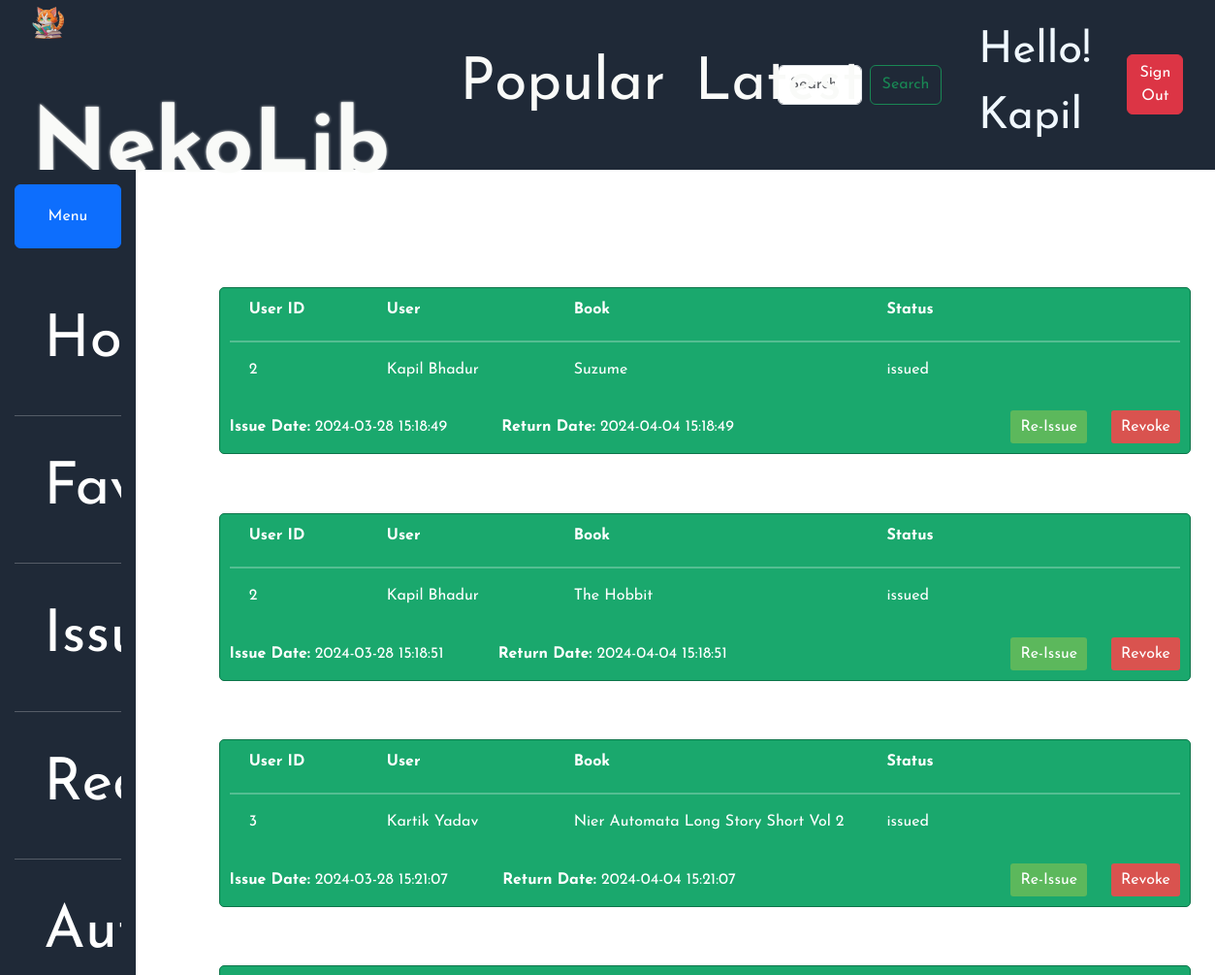
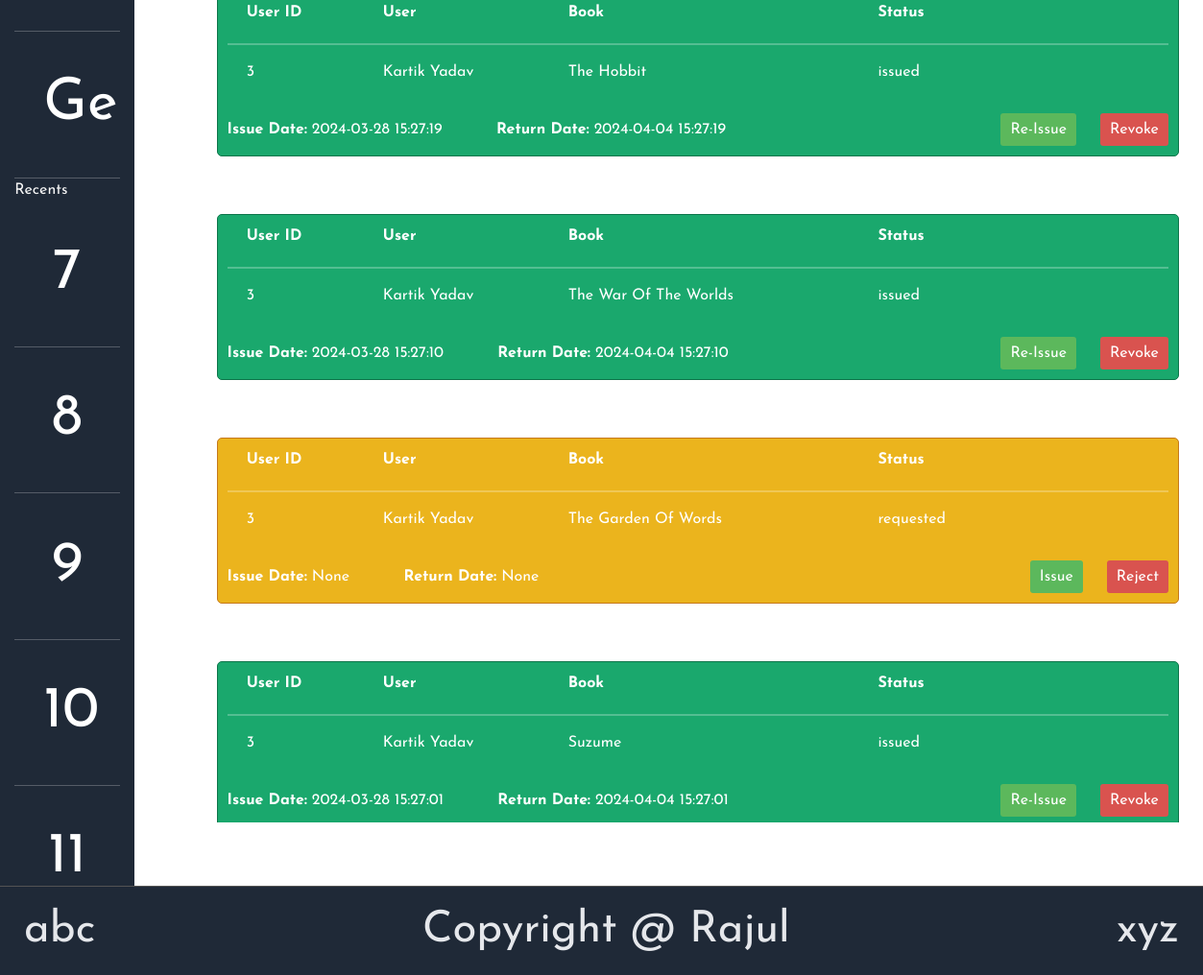
/requests (signed in), run on the app's committed database (2 pictures, top to bottom).
### models.py (models this page shows)
class User(db.Model):
    __tablename__ = "user"
    id = db.Column(db.Integer(),primary_key = True)
    firstname = db.Column(db.String(),nullable = False)
    lastname = db.Column(db.String())
    email = db.Column(db.String(),nullable = False, unique = True)
    password = db.Column(db.String(),nullable = False)
    type = db.Column(db.String(),nullable = False)
    favorites = db.relationship('Book',secondary='favorite',backref='likers')
    issues = db.relationship('Book',secondary='issue',backref='issued_by')

class Issue(db.Model):
    __tablname__="issue"
    id = db.Column(db.Integer(),primary_key = True)
    book_id = db.Column(db.Integer(),db.ForeignKey('book.id'),nullable=False)
    user_id = db.Column(db.Integer(),db.ForeignKey('user.id'),nullable=False)
    request_date = db.Column(db.DateTime(),nullable = False, default = db.func.current_timestamp())
    issue_date = db.Column(db.DateTime(),nullable = True)
    return_date = db.Column(db.DateTime(),nullable = True)
    issue_period = db.Column(db.Integer(),nullable = True)
    status = db.Column(db.String(),nullable = False,default = 'requested')

class Book(db.Model):
    __tablename__="book"
    id = db.Column(db.Integer(),primary_key = True)
    name = db.Column(db.String(),nullable = False)
    content = db.Column(db.String())
    description = db.Column(db.String(),nullable = False )
    genres = db.relationship('Genre',secondary = 'book_genre',backref = 'books')

### app.py (the view)
@app.route('/requests')
@login_required
@is_user("librarian")
def requestsHandler():
    user = User.query.filter_by(id = session["userID"]).first()
    if request.method == "GET":
        issueRequests = Issue.query.all()
        allUsers = User.query.all()
        allBooks = Book.query.all()
        users = {}
        books = {}
        for user in allUsers:
            users[user.id] = user
        for book in allBooks:
            books[book.id] = book
        issueMsg = session.pop('issueMsg',None)
        deleteMsg = session.pop('deleteMsg',None)
        return render_template('issueHandler.html',user=user,issueRequests=issueRequests,users=users,books=books,issueMsg=issueMsg,deleteMsg=deleteMsg)

### utility.py (called while the page is built)
def login_required(f):
    @wraps(f)
    def wrapper(*args,**kwargs):
        if "userID" in session:
            return f(*args,**kwargs)
        else:
            return redirect(url_for('index'))
    return wrapper

def is_user(expectedType):
    def decorator(f):
        @wraps(f)
        def wrapper(*args,**kwargs):
            if "userID" in session:
                if session["userType"] == expectedType:
                    return f(*args,**kwargs)
            return redirect(url_for('index'))
        return wrapper
    return decorator

### templates/issueHandler.html (shortened to what this page needs)
{% extends "librarian-dashboard.html" %}
{% block dashboardHead %}
    <link href="../static/styles/issue-handler.css" rel="stylesheet">
    <link href="../static/styles/librarian-dashboard.css" rel="stylesheet">
{% endblock %}
{% block rightContent %}
    <div class="book-container">
        <div class="issue-handler-page">
        {% for issueRequest in issueRequests %}
            {% if issueRequest.status == "requested" %}
            <div class="issue-card requested">
                <div class="issue-card-row">
                    <div class="issue-card-header" style="width: 18%;">User ID</div>
                    <div class="issue-card-header" style="width: 27%;">User</div>
                    <div class="issue-card-header">Book</div>
                    <div class="issue-card-header">Status</div>
                </div>
                <hr style="border: 1px solid white;">
                <div class="issue-card-row">
                    <div class="issue-card-content" style="width: 18%;">{{users[issueRequest.user_id].id}}</div>
                    <div class="issue-card-content" style="width: 27%;">{{users[issueRequest.user_id].firstname + " " + users[issueRequest.user_id].lastname}}</div>
                    <div class="issue-card-content">{{books[issueRequest.book_id].name}}</div>
                    <div class="issue-card-content">{{issueRequest.status}}</div>
                </div>
                <div class="footer">
                    <div class="date-container">
                        <span class="dates"><strong>Issue Date:</strong> {{ issueRequest.issue_date }}</span>
                        <span class="dates"><strong>Return Date:</strong> {{ issueRequest.return_date }}</span>
                    </div>
                    <div class="button-container">
                        <a href="{{url_for('requestProcessor',issueID=issueRequest.id,action='issue')}}" class="button tick-button">Issue</a>
                        <a href="{{url_for('requestProcessor',issueID=issueRequest.id,action='reject')}}" class="button cross-button">Reject</a>
                    </div>
                </div>
            </div>
            {% elif issueRequest.status == "issued" %}
            <div class="issue-card issued">
                <div class="issue-card-row">
                    <div class="issue-card-header" style="width: 18%;">User ID</div>
                    <div class="issue-card-header" style="width: 27%;">User</div>
                    <div class="issue-card-header">Book</div>
                    <div class="issue-card-header">Status</div>
                </div>
                <hr style="border: 1px solid white;">
                <div class="issue-card-row">
                    <div class="issue-card-content" style="width: 18%;">{{users[issueRequest.user_id].id}}</div>
                    <div class="issue-card-content" style="width: 27%;">{{users[issueRequest.user_id].firstname + " " + users[issueRequest.user_id].lastname}}</div>
                    <div class="issue-card-content">{{books[issueRequest.book_id].name}}</div>
                    <div class="issue-card-content">{{issueRequest.status}}</div>
                </div>
                <div class="footer">
                    <div class="date-container">
                        <span class="dates"><strong>Issue Date:</strong> {{ issueRequest.issue_date }}</span>
                        <span class="dates"><strong>Return Date:</strong> {{ issueRequest.return_date }}</span>
                    </div>
                    <div class="button-container">
                        <a href="{{url_for('requestProcessor',issueID=issueRequest.id,action='reissue')}}" class="button tick-button">Re-Issue</a>
                        <a href="{{url_for('requestProcessor',issueID=issueRequest.id,action='revoke')}}" class="button cross-button">Revoke</a>
                    </div>
                </div>
            </div>
            {% endif %}
        {% endfor %}
        </div>
    </div>
{% endblock %}

### templates/dashboard.html (shortened to what this page needs)
{% extends "base.html" %}
{% block head %}
    {% block dashboardHead %}
    {% endblock %}
    <link href="../static/styles/dashboard.css" rel="stylesheet">
{% endblock %}
{% block userButton %}
    <div class = "nav-item" style="color: aliceblue;">Hello! {{user.firstname}}</div>
    <a href = "{{url_for('signout')}}" style="text-decoration: none; text-align: center; color: white;">
        <button type="button" class="nav-item btn btn-danger">Sign Out</button>
    </a>
{% endblock %}
{% block body %}
    <div class="body-container dashboard">
        <div class = "left-panel" id="leftPanel">
            <label class="btn btn-outline-primary" id="toggleLabel" for="btn-check-2-outlined" style="text-align: center; padding: 1vh;">Menu</label>
            <div class="panel-content">
                {% block leftContent %}
                {% endblock %}
            </div>
        </div>
        <div class = "right-panel">
            <div class="body-container">
                {% block rightContent %}
                {% endblock %}
            </div>
        </div>
    </div>
{% endblock %}

### static/styles/issue-handler.css (style rules this page uses)
.book-container { width: auto; }
.issue-handler-page { display: flex; flex:1; min-width: 84vw; width: auto; height: 80vh; overflow-y: auto; flex-direction: column; margin: 3vh; margin-top: 3.5vh; margin-right: 0vh; margin-bottom: 0vh; padding: 1vh; }
.issue-card { min-width: 80vw; width: auto; background-color: #f9f9f9; border: 1px solid #ccc; border-radius: 5px; padding: 10px; box-sizing: border-box; color:white; margin: 1.5vh auto; }
.issue-card-row { display: flex; justify-content: space-between; margin-bottom: 1vh; }
.issue-card-header { font-weight: bold; width: 50%; margin:auto 1vh; }
.issue-card-content { flex-grow: 1; width: 50%; margin:auto 1vh; }
.footer { display: flex; justify-content: space-between; }
.date-container { display: flex; justify-content: flex-start; align-items: center; margin-top: 10px; gap:4.5vw; }
.button-container { display: flex; justify-content: flex-end; align-items: center; margin-top: 10px; }
.button { padding: 5px 10px; border: none; border-radius: 3px; cursor: pointer; margin-left: 2vw; text-decoration: none; }
.tick-button { background-color: #5cb85c; color: #fff; }
.cross-button { background-color: #d9534f; color: #fff; }
.requested { background-color: rgb(235, 180, 29); border: 1px solid rgb(197, 120, 27); }
.issued { background-color: rgb(26, 168, 109); border: 1px solid rgb(13, 117, 74); }

### static/styles/dashboard.css (style rules this page uses)
.body-container.dashboard { display: flex; min-height: 86.75vh; }
.left-panel { background-color: rgb(31, 41, 55); color: whitesmoke; font-family: 'Josefin Sans', 'Lucida Sans', 'sans-serif'; padding: 0.75vh; display: flex; flex-direction: column; flex: 1; min-height: 86.75vh; max-height: 86.75vh; transition: flex 0.15s; overflow: hidden; }
.panel-content { padding: 0; margin-top: 1vh; display: flex; flex-direction: column; overflow-y: auto; }
.right-panel { min-width: 80vw; flex: 7; min-width: auto; min-height: 86.75vh; }
.book-container { overflow-y: auto; display: flex; flex-wrap: wrap; max-height: 86.75vh; min-width: 100%; }

### static/styles/styles.css (style rules this page uses)
* { font-family: 'Josefin Sans', 'Lucida Sans', 'sans-serif'; }
.body-container { height: auto; display: flex; align-items: center; justify-content: center; }
.nav-item { margin-right: 1vw; min-height: 2vh; font-size: 2.25vh; }

### data on the page
User: firstname "Kapil"
Issue: user "2", status "issued", issue_date "2024-03-28 15:18:49", return_date "2024-04-04 15:18:49"
User: firstname+lastname "Kapil Bhadur"
Book: name "Suzume"
Issue: user "2", status "issued", issue_date "2024-03-28 15:18:51", return_date "2024-04-04 15:18:51"
Book: name "The Hobbit"
Issue: user "3", book.name "Nier Automata Long Story Short Vol 2", status "issued", issue_date "2024-03-28 15:21:07", return_date "2024-04-04 15:21:07"
User: firstname+lastname "Kartik Yadav"
Issue: user "3", status "issued", issue_date "2024-03-28 15:27:19", return_date "2024-04-04 15:27:19"
Issue: user "3", status "issued", issue_date "2024-03-28 15:27:10", return_date "2024-04-04 15:27:10"
Book: name "The War Of The Worlds"
Issue: user "3", status "requested", issue_date "None", return_date "None"
Book: name "The Garden Of Words"
Issue: user "3", status "issued", issue_date "2024-03-28 15:27:01", return_date "2024-04-04 15:27:01"
